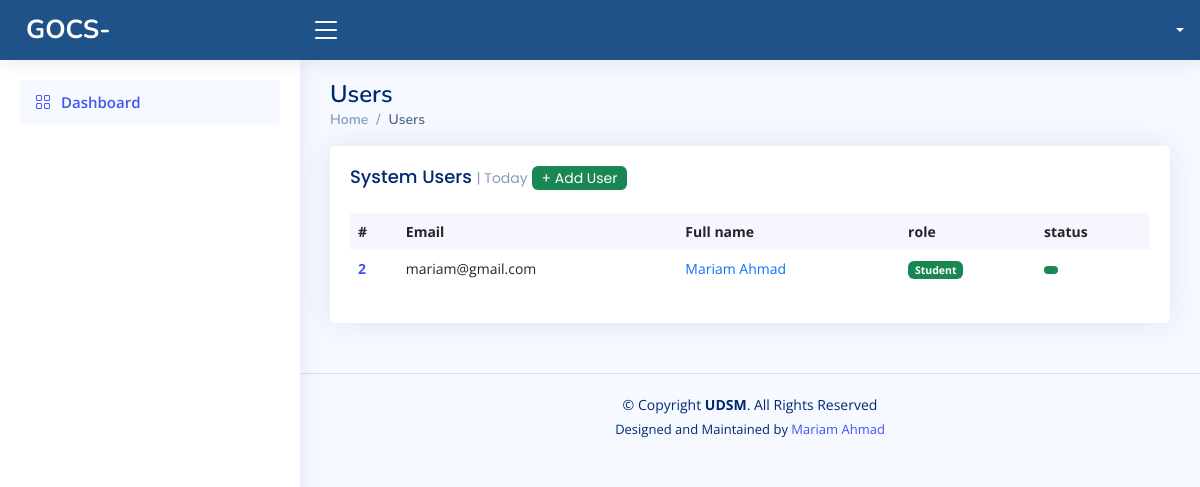
Page /modules/admin/status.php on the earlier database version.
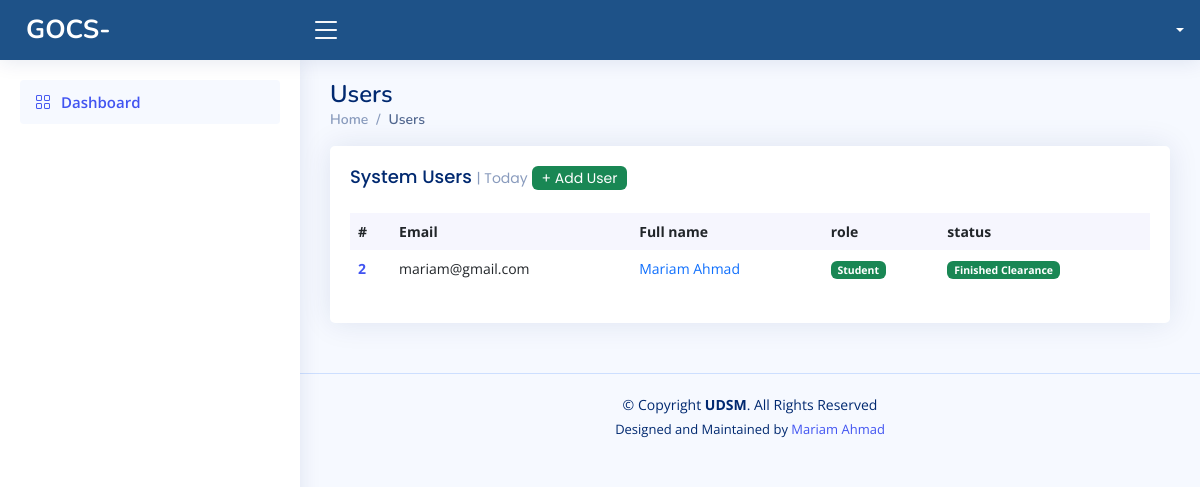
Same page on the later database version.
### tables this page shows
CREATE TABLE `user` (
  `id` int(255) NOT NULL,
  `email` text NOT NULL,
  `fullname` text NOT NULL,
  `id_number` text NOT NULL,
  `role` text NOT NULL,
  `status` text NOT NULL,
  `password` text NOT NULL
);

### api/status.php (called while the page is built, shortened)
<?php
include '../../connection/index.php';
  $query="select * from user where role = '2'";
  $result4=mysqli_query($connect,$query);
 ?>

### modules/admin/status.php (the view, shortened to what this page needs)
<?php
include '../../api/status.php';
 ?>
<!DOCTYPE html>
<html lang="en">
<?php include "../../head/head.php"; ?>
<body>
  <?php include "../../header/header.php"; ?>
  <?php include "../../aside/index.php" ?>
  <main id="main" class="main">
    <div class="pagetitle">
      <h1>Users</h1>
      <nav>
        <ol class="breadcrumb">
          <li class="breadcrumb-item"><a href="../home.php">Home</a></li>
          <li class="breadcrumb-item active">Users</li>
        </ol>
      </nav>
    </div>
    <section class="section dashboard">
      <div class="row">
            <div class="col-12">
              <div class="card recent-sales overflow-auto">
                <div class="card-body">
                  <h5 class="card-title">System Users <span>| Today</span> <a href="add-user.php"><span class="badge bg-success text-white">+ Add User</span></a></h5>
                  <table class="table table-borderless datatable">
                    <thead>
                      <tr>
                        <th scope="col">#</th>
                        <th scope="col">Email</th>
                        <th scope="col">Full name</th>
                        <th scope="col">role</th>
                        <th scope="col">status</th>
                      </tr>
                    </thead>
                    <tbody>
                    <?php
                                                    while($rows4=$result4->fetch_assoc())
                                                         {
                                                       ?>
                      <tr>
                        <th scope="row"><a href="#"><?php echo $rows4['id'];?></a></th>
                        <td><?php echo $rows4['email'];?></td>
                        <td><a href="#" class="text-primary"><?php echo $rows4['fullname'];?></a></td>
                        <td><span class="badge bg-success"><?php  if ($rows4['role'] == '2') {
                          echo 'Student';
                        }
                        ?></span></td>
                        <td><span class="badge bg-success">
                          <?php
                        $id = $rows4['id'];
                        $query = "SELECT percent FROM clearance WHERE Student_id = '$id'";
$result = mysqli_query($connect, $query);
$row = mysqli_fetch_assoc($result);
$currentValue = $row['percent'];
if($currentValue == 12) {
  echo 'Finished Clearance';
} else {
  'Pending';
}
                        ?></span></td>
                      </tr>
                      <?php
                                                     }
                                                     ?>
                    </tbody>
                  </table>
                </div>
              </div>
            </div>
          </div>
    </section>
  </main>
  <?php include "../../footer/index.php"; ?>
  <?php include "../../js/index.php"; ?>
</body>
</html>

Differences in the rows shown:
changed user "mariam@gmail.com": now shows "Finished Clearance"
